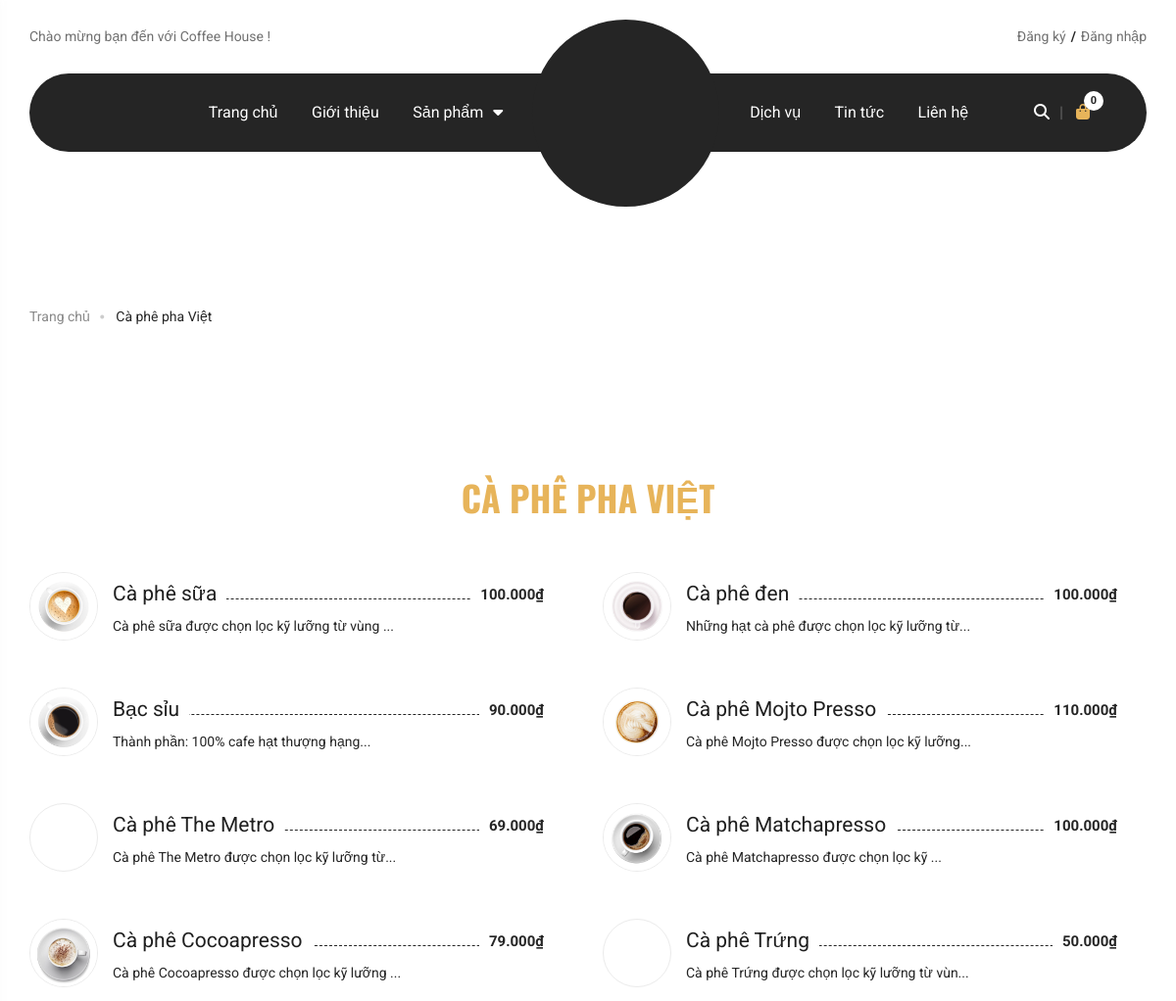
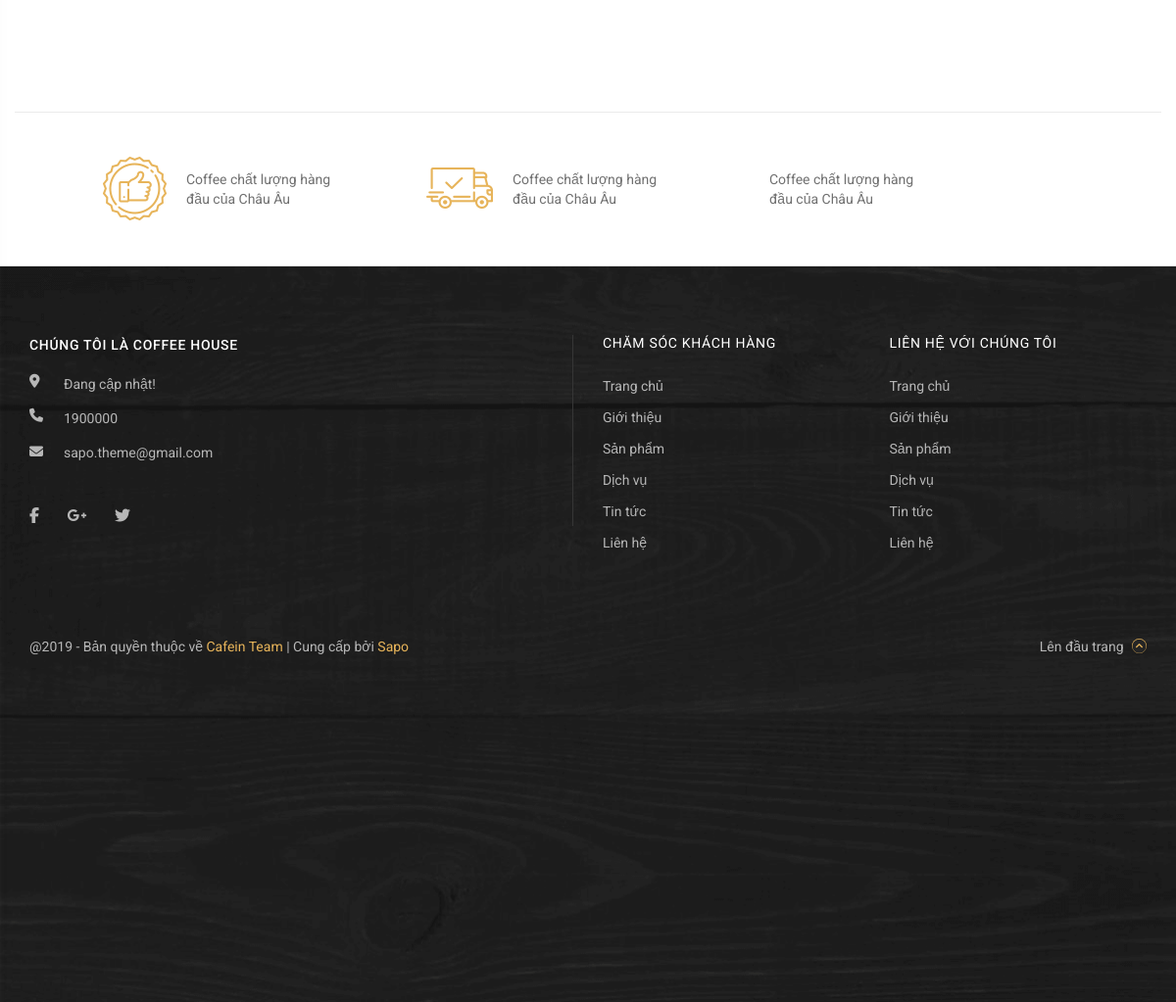
Page /productsByCartegoryMain.php?quanly=Cà phê pha Việt&id=13 on the committed database (2 pictures, top to bottom).
### tables this page shows
CREATE TABLE `tbl_danhmuc` (
  `id_danhmuc` int(11) NOT NULL,
  `tendanhmuc` varchar(100) NOT NULL,
  `thutu` int(100) NOT NULL
);

CREATE TABLE `tbl_sanpham` (
  `id_sanpham` int(11) NOT NULL,
  `masp` varchar(11) NOT NULL,
  `tensp` varchar(250) NOT NULL,
  `giasp` double NOT NULL,
  `hinhanh` varchar(254) NOT NULL,
  `noidung` varchar(255) NOT NULL,
  `id_danhmuc` int(11) NOT NULL
);

### pagination/product/productsByCartegory.php (the view)
<?php
$sql_lietke_sp = "SELECT * FROM tbl_danhmuc, tbl_sanpham WHERE tbl_sanpham.id_danhmuc=tbl_danhmuc.id_danhmuc AND
    tbl_sanpham.id_danhmuc='$_GET[id]' ORDER BY tbl_sanpham.id_sanpham DESC";
$query_lietke_sp = mysqli_query($mysqli, $sql_lietke_sp);
$sql_danhmuc = "SELECT * FROM tbl_danhmuc WHERE tbl_danhmuc.id_danhmuc='$_GET[id]'";
$query_danhmuc = mysqli_query($mysqli, $sql_danhmuc);
?>
<div class="menu menu-page-product">
    <div class="grid wide col">
        <div class="menu-title">
            <div class="row">
                <div class="menu-heading">
                    <h2 class="menu-large-title">
                        <?php
                        if($row_id = mysqli_fetch_array($query_danhmuc)) {
                            echo $row_id['tendanhmuc'];
                        }
                        ?>
                    </h2>
                </div>
            </div>
        </div>
        <div class="menu-coffee">
            <div class="menu-coffee_content">
                <div id="content-tabb1" class="menu-coffee_tab" style="display: block;">
                    <div class="row">
                        <?php
                        while($row = mysqli_fetch_array($query_lietke_sp)) {
                        ?>
                        <div class="col l-6 m-6 c-12">
                            <div class="menu-coffee_tab-box">
                                <div class="menu-coffee_tab-img">
                                    <div class="menu-coffee_tab-img_box">
                                        <a href="demo.php?quanly=sanpham&id=<?php echo $row['id_sanpham'] ?>" class="menu-coffee_tab-img_link">
                                            <img src="admin/modules/quanlysp/uploads/<?php echo $row['hinhanh'] ?>" alt="">
                                        </a>
                                    </div>
                                </div>
                                <div class="menu-coffee_tab-info">
                                        <div class="menu-coffee_tab-info_name">
                                            <h3 class="menu-coffee_tab-info_name-h3">
                                                <a href="demo.php?quanly=sanpham&id=<?php echo $row['id_sanpham'] ?>" title="Cà phê Trứng" class="menu-coffee_tab-info_name-link">
                                                    <span><?php echo $row['tensp'] ?></span>
                                                </a>
                                            </h3>
                                        </div>
                                        <div class="menu-coffee_tab-info_money">
                                            <span><?php echo number_format($row['giasp'], 0, ',', '.').'₫' ?></span>
                                        </div>
                                        <div class="menu-coffee_tab-info_text">
                                        <?php echo $row['noidung'] ?>
                                        </div>
                                </div>
                            </div>
                        </div>
                        <?php
                        }
                        ?>
                    </div>
                </div>
            </div>
        </div>
    </div>
</div>

### css/grid.css (style rules this page uses)
.grid { width: 100%; display: block; }
.grid.wide { max-width: 1170px; margin: 0 auto; }
.row { display: flex; flex-wrap: wrap; margin-left: -15px; margin-right: -15px; }
.col { padding-left: 15px; padding-right: 15px; }
.c-12 { flex: 0 0 100%; max-width: 100%; }
@media (min-width: 971px) { .row { margin-left: -15px; margin-right: -15px; } }
@media (min-width: 971px) { .col { padding-left: 15px; padding-right: 15px; } }
@media (min-width: 971px) { .m-1, .m-2, .m-3, .m-4, .m-5, .m-6, .m-7, .m-8, .m-9, .m-10, .m-11, .m-12 { display: block; } }
@media (min-width: 971px) { .m-6 { flex: 0 0 50%; max-width: 50%; } }
@media (min-width: 1024px) { .row { margin-left: -15px; margin-right: -15px; } }
@media (min-width: 1024px) { .col { padding-left: 15px; padding-right: 15px; } }
@media (min-width: 1024px) { .l-1, .l-2, .l-2-4, .l-3, .l-4, .l-5, .l-6, .l-7, .l-8, .l-9, .l-10, .l-11, .l-12 { display: block; } }
@media (min-width: 1024px) { .l-6 { flex: 0 0 50%; max-width: 50%; } }
@media (min-width: 1024px) and (max-width: 1239px) { .wide { max-width: 984px; } }
@media (min-width: 1024px) and (max-width: 1239px) { .wide .row { margin-left: -15px; margin-right: -15px; } }
@media (min-width: 1024px) and (max-width: 1239px) { .wide .col { padding-left: 15px; padding-right: 15px; } }
@media (min-width: 1024px) and (max-width: 1239px) { .wide .l-1, .wide .l-2, .wide .l-2-4, .wide .l-3, .wide .l-4, .wide .l-5, .wide .l-6, .wide .l-7, .wide .l-8, .wide .l-9, .wide .l-10, .wide .l-11, .wide .l-12 { display: block; } }
@media (min-width: 1024px) and (max-width: 1239px) { .wide .l-6 { flex: 0 0 50%; max-width: 50%; } }

### css/base.css (style rules this page uses)
* { margin: 0; padding: 0; box-sizing: border-box; }
html { scroll-behavior: smooth; }
body { font-size: 14px; color: #252525; font-family: "Roboto",sans-serif; overflow-x: hidden; }
:root { --height-header-top: 75px; --height-header-menu: 80px; }

### css/style.css (style rules this page uses)
.menu { padding: 90px 0 80px; background-image: url(../img/menu/bg_menutoday.jpg); background-repeat: no-repeat; background-position: center; background-size: cover; width: 100%; height: 100%; }
.menu-heading { width: 100%; text-align: center; }
.menu-large-title { font-size: 36px; font-weight: 700; color: #e7b45a; font-family: "Oswald",sans-serif; text-transform: uppercase; }
.menu-coffee { margin-top: 50px; }
.menu-coffee_content { height: auto; }
.menu-coffee_tab { margin-top: 40px; }
.menu-coffee_tab-box { display: flex; margin-bottom: 45px; }
.menu-coffee_tab-img { display: inline-block; }
.menu-coffee_tab-img_box { width: 70px; height: 70px; border: 1px solid #ebebeb; border-radius: 50%; }
.menu-coffee_tab-img_link img { width: 100%; border-radius: 50%; }
.menu-coffee_tab-info { width: calc(100% - 115px); margin-left: 15px; padding: 10px 0; position: relative; }
.menu-coffee_tab-info::before { content: ""; width: 100%; position: absolute; border-bottom: 1px #252525 dashed; top: 27px; left: 0; }
.menu-coffee_tab-info_name { display: inline-block; width: 100%; position: relative; z-index: 1; overflow-x: hidden; }
.menu-coffee_tab-info_name-h3 { float: left; overflow: hidden; text-overflow: ellipsis; white-space: nowrap; word-break: break-word; width: 70%; }
.menu-coffee_tab-info_name-link { text-decoration: none; }
.menu-coffee_tab-info_name-link span { font-size: 21px; font-weight: 400; color: #1f1f1f; padding-right: 10px; background-color: #f5f2eb; }
.menu-coffee_tab-info_money { display: inline-block; position: absolute; top: 14px; right: 0; background: #f5f2eb; z-index: 1; }
.menu-coffee_tab-info_money span { display: block; font-size: 15px; font-weight: 700; margin-left: 10px; }
.menu-coffee_tab-info_text { margin-top: 10px; width: 100%; }
.menu-page-product { background-image: none; }
.menu-page-product span, .menu-page-product .menu-coffee_tab-info_money { background-color: #fff; }

### rows in the picture
tbl_danhmuc: tendanhmuc "CÀ PHÊ PHA VIỆT"
tbl_sanpham: hinhanh (picture), tensp "Cà phê sữa", giasp "100.000", noidung "Cà phê sữa được chọn lọc kỹ lưỡng từ vùng ..."
tbl_sanpham: hinhanh (picture), tensp "Cà phê đen", giasp "100.000", noidung "Những hạt cà phê được chọn lọc kỹ lưỡng từ..."
tbl_sanpham: hinhanh (picture), tensp "Bạc sỉu", giasp "90.000", noidung "Thành phần: 100% cafe hạt thượng hạng..."
tbl_sanpham: hinhanh (picture), tensp "Cà phê Mojto Presso", giasp "110.000", noidung "Cà phê Mojto Presso được chọn lọc kỹ lưỡng..."
tbl_sanpham: tensp "Cà phê The Metro", giasp "69.000", noidung "Cà phê The Metro được chọn lọc kỹ lưỡng từ..."
tbl_sanpham: hinhanh (picture), tensp "Cà phê Matchapresso", giasp "100.000", noidung "Cà phê Matchapresso được chọn lọc kỹ ..."
tbl_sanpham: hinhanh (picture), tensp "Cà phê Cocoapresso", giasp "79.000", noidung "Cà phê Cocoapresso được chọn lọc kỹ lưỡng ..."
tbl_sanpham: tensp "Cà phê Trứng", giasp "50.000", noidung "Cà phê Trứng được chọn lọc kỹ lưỡng từ vùn..."

### other values in the picture
$_GET['quanly'] "Cà phê pha Việt"
